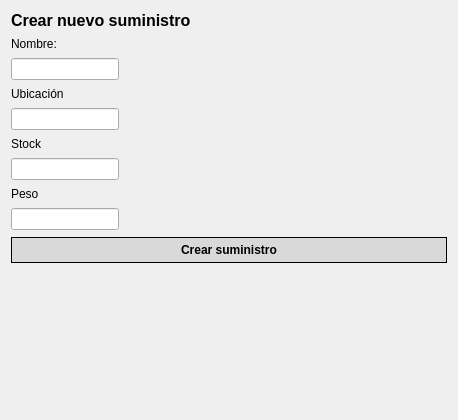
<?xml version="1.0" encoding="UTF-8"?>
<ui version="4.0">
 <class>Window</class>
 <widget class="QDialog" name="Window">
  <property name="geometry">
   <rect>
    <x>0</x>
    <y>0</y>
    <width>458</width>
    <height>420</height>
   </rect>
  </property>
  <property name="windowTitle">
   <string>Dialog</string>
  </property>
  <property name="styleSheet">
   <string notr="true"/>
  </property>
  <layout class="QGridLayout" name="gridLayout_2">
   <item row="0" column="0">
    <layout class="QFormLayout" name="formLayout">
     <property name="verticalSpacing">
      <number>7</number>
     </property>
     <item row="0" column="0">
      <widget class="QLabel" name="label">
       <property name="font">
        <font>
         <pointsize>12</pointsize>
         <bold>true</bold>
        </font>
       </property>
       <property name="styleSheet">
        <string notr="true"/>
       </property>
       <property name="text">
        <string>Crear nuevo suministro</string>
       </property>
      </widget>
     </item>
     <item row="1" column="0">
      <widget class="QLabel" name="label_2">
       <property name="styleSheet">
        <string notr="true"/>
       </property>
       <property name="text">
        <string>Nombre:</string>
       </property>
      </widget>
     </item>
     <item row="2" column="0">
      <widget class="QLineEdit" name="entry_nombre">
       <property name="styleSheet">
        <string notr="true"/>
       </property>
      </widget>
     </item>
     <item row="3" column="0">
      <widget class="QLabel" name="label_3">
       <property name="styleSheet">
        <string notr="true"/>
       </property>
       <property name="text">
        <string>Ubicación</string>
       </property>
      </widget>
     </item>
     <item row="4" column="0">
      <widget class="QLineEdit" name="entry_ubicacion">
       <property name="styleSheet">
        <string notr="true"/>
       </property>
      </widget>
     </item>
     <item row="5" column="0">
      <widget class="QLabel" name="label_4">
       <property name="styleSheet">
        <string notr="true"/>
       </property>
       <property name="text">
        <string>Stock</string>
       </property>
      </widget>
     </item>
     <item row="6" column="0">
      <widget class="QLineEdit" name="entry_stock">
       <property name="styleSheet">
        <string notr="true"/>
       </property>
      </widget>
     </item>
     <item row="7" column="0">
      <widget class="QLabel" name="label_5">
       <property name="styleSheet">
        <string notr="true"/>
       </property>
       <property name="text">
        <string>Peso</string>
       </property>
      </widget>
     </item>
     <item row="8" column="0">
      <widget class="QLineEdit" name="entry_peso"/>
     </item>
     <item row="9" column="0" colspan="2">
      <widget class="QPushButton" name="boton_suministro">
       <property name="font">
        <font>
         <bold>true</bold>
        </font>
       </property>
       <property name="styleSheet">
        <string notr="true">background-color: #d9d9d9;
color: black;
border: 1px solid black;
border-radius: 15px;
padding:5px;
box-shadow: 5px 5px 15px rgba(0, 0, 0, 0.3);
</string>
       </property>
       <property name="text">
        <string>Crear suministro</string>
       </property>
      </widget>
     </item>
    </layout>
   </item>
  </layout>
 </widget>
 <resources/>
 <connections/>
</ui>
